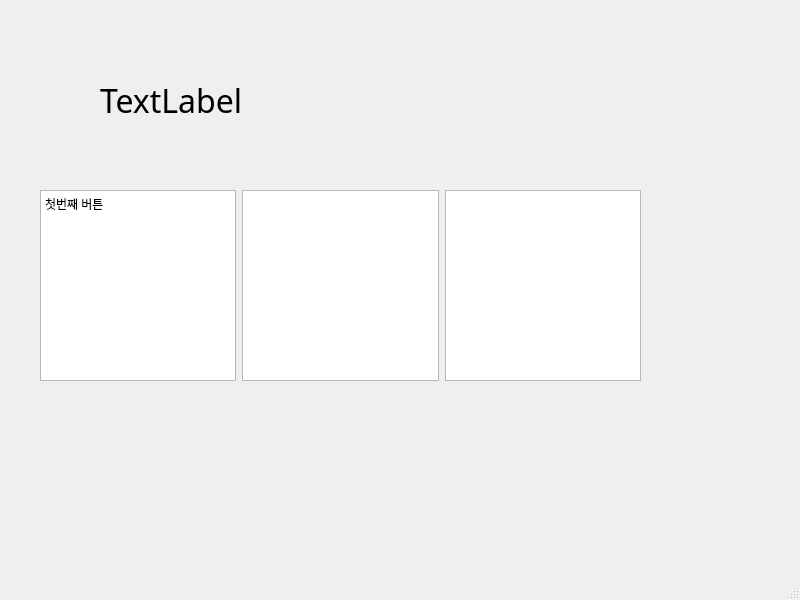
<?xml version="1.0" encoding="UTF-8"?>
<ui version="4.0">
 <class>MainWindow</class>
 <widget class="QMainWindow" name="MainWindow">
  <property name="geometry">
   <rect>
    <x>0</x>
    <y>0</y>
    <width>800</width>
    <height>600</height>
   </rect>
  </property>
  <property name="windowTitle">
   <string>MainWindow</string>
  </property>
  <widget class="QWidget" name="centralwidget">
   <widget class="QWidget" name="horizontalLayoutWidget">
    <property name="geometry">
     <rect>
      <x>40</x>
      <y>190</y>
      <width>601</width>
      <height>191</height>
     </rect>
    </property>
    <layout class="QHBoxLayout" name="horizontalLayout">
     <item>
      <widget class="QTextBrowser" name="textBrowser_2">
       <property name="html">
        <string>&lt;!DOCTYPE HTML PUBLIC &quot;-//W3C//DTD HTML 4.0//EN&quot; &quot;http://www.w3.org/TR/REC-html40/strict.dtd&quot;&gt;
&lt;html&gt;&lt;head&gt;&lt;meta name=&quot;qrichtext&quot; content=&quot;1&quot; /&gt;&lt;style type=&quot;text/css&quot;&gt;
p, li { white-space: pre-wrap; }
&lt;/style&gt;&lt;/head&gt;&lt;body style=&quot; font-family:'Gulim'; font-size:9pt; font-weight:400; font-style:normal;&quot;&gt;
&lt;p style=&quot; margin-top:0px; margin-bottom:0px; margin-left:0px; margin-right:0px; -qt-block-indent:0; text-indent:0px;&quot;&gt;첫번째 버튼&lt;/p&gt;&lt;/body&gt;&lt;/html&gt;</string>
       </property>
      </widget>
     </item>
     <item>
      <widget class="QTextBrowser" name="textBrowser_3"/>
     </item>
     <item>
      <widget class="QTextBrowser" name="textBrowser"/>
     </item>
    </layout>
   </widget>
   <widget class="QLabel" name="label">
    <property name="geometry">
     <rect>
      <x>100</x>
      <y>60</y>
      <width>541</width>
      <height>81</height>
     </rect>
    </property>
    <property name="font">
     <font>
      <family>Agency FB</family>
      <pointsize>24</pointsize>
     </font>
    </property>
    <property name="text">
     <string>TextLabel</string>
    </property>
   </widget>
  </widget>
  <widget class="QMenuBar" name="menubar">
   <property name="geometry">
    <rect>
     <x>0</x>
     <y>0</y>
     <width>800</width>
     <height>21</height>
    </rect>
   </property>
  </widget>
  <widget class="QStatusBar" name="statusbar"/>
 </widget>
 <resources/>
 <connections/>
</ui>
